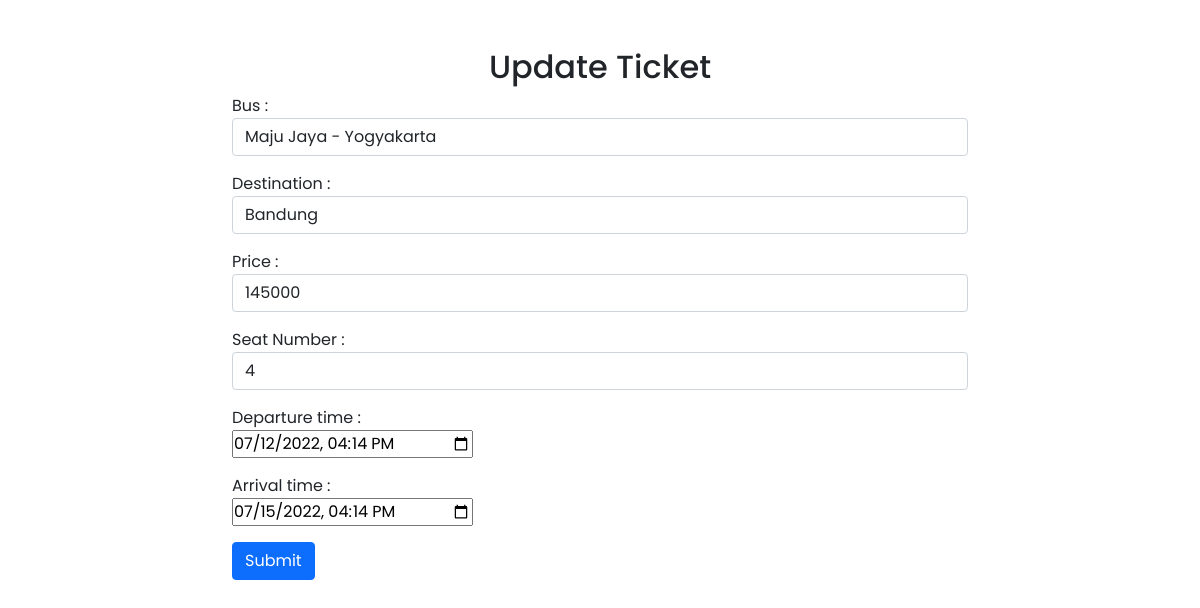
Screenshot of /update-ticket.php?ticket_id=d36383d4 (signed in) with the database file from the repository.
### tables this page shows
CREATE TABLE `ticket` (
  `ticket_id` varchar(8) NOT NULL,
  `destination_id` varchar(8) NOT NULL,
  `price` int(11) NOT NULL,
  `bus_id` varchar(8) NOT NULL,
  `seat_number` int(11) NOT NULL,
  `departure_time` text NOT NULL,
  `arrival_time` text NOT NULL
);

CREATE TABLE `bus` (
  `bus_id` varchar(8) NOT NULL,
  `bus_name` varchar(15) NOT NULL,
  `capacity` int(3) NOT NULL,
  `departure_location` varchar(50) NOT NULL,
  `bus_type` varchar(15) NOT NULL
);

CREATE TABLE `destination` (
  `destination_id` varchar(8) NOT NULL,
  `destination_name` varchar(15) NOT NULL,
  `quantity` int(11) NOT NULL,
  `terminal_name` varchar(30) NOT NULL,
  `terminal_address` varchar(30) NOT NULL
);

### update-ticket.php (the view, shortened to what this page needs)
<?php
include "./data/config.php";
if (isset($_GET['ticket_id'])) {
  $result = mysqli_query($mysqli, "SELECT *, ticket.destination_id AS destination_id, bus.bus_id AS bus_id FROM ticket JOIN destination ON (ticket.destination_id = destination.destination_id) JOIN bus ON (ticket.bus_id = bus.bus_id) WHERE ticket_id = '$_GET[ticket_id]'");
  $ticket = mysqli_fetch_array($result);
}
?>
<!DOCTYPE html>
<html lang="en">
<head>
  <link rel="stylesheet" href="style.css" />
  <link rel="stylesheet" href="https://unicons.iconscout.com/release/v4.0.0/css/line.css" />
  <link href="https://cdn.jsdelivr.net/npm/bootstrap@5.0.2/dist/css/bootstrap.min.css" rel="stylesheet">
</head>
<body>
  <section class="mt-5">
    <h2 class="text-center">Update Ticket</h2>
    <div class="container">
      <div class="row justify-content-center">
        <div class="col-md-8">
          <form method="POST">
            <div class="form-group mb-3">
              <label for="selectBus">Bus :</label>
              <select class="form-control" name="bus" id="bus" required>
                <option value="<?php echo $ticket['bus_id'] ?>"><?php echo ucwords($ticket['bus_name']) . " - " . ucwords($ticket['departure_location']); ?></option>
              </select>
            </div>
            <div class="form-group mb-3">
              <label for="selectDestination">Destination : </label>
              <select class="form-control" name="destination" id="destination" required>
                <option value="<?php echo $ticket['destination_id'] ?>"><?php echo ucwords($ticket['destination_name']); ?></option>
              </select>
            </div>
            <div class="form-group mb-3">
              <label for="priceInput">Price : </label>
              <input type="number" min="1" name="price" class="form-control" id="price" value="<?php echo $ticket['price']; ?>" placeholder=" Price..." required>
            </div>
            <div class="form-group mb-3">
              <label for="seatNumberInput">Seat Number : </label>
              <input type="number" min="1" name="seatNumber" class="form-control" id="seatNumber" value="<?php echo $ticket['seat_number']; ?>" placeholder=" Seat Number.." required>
            </div>
            <div class="form-group mb-3">
              <label for="departureTime">Departure time :</label><br>
              <input type="datetime-local" id="departureTime" value="<?php echo $ticket['departure_time']; ?>" name="departureTime">
            </div>
            <div class="form-group mb-3">
              <label for="arrivalTime">Arrival time :</label><br>
              <input type="datetime-local" id="arrivalTime" value="<?php echo $ticket['arrival_time']; ?>" name="arrivalTime">
            </div>
            <button type="submit" formmethod="POST" name="submit" value="Update" type="submit" class="btn btn-primary">Submit</button>
          </form>
        </div>
      </div>
    </div>
  </section>
</body>
</html>

### style.css (style rules this page uses)
* { margin: 0; padding: 0; box-sizing: border-box; font-family: 'Poppins', sans-serif; }
:root { --primary-color: #0e4bf1; --panel-color: #fff; --text-color: #000; --black-light-color: #707070; --border-color: #e6e5e5; --toggle-color: #ddd; --box1-color: #4da3ff; --box2-color: #ffe6ac; --box3-color: #e7d1fc; --title-icon-color: #fff; --tran-05: all 0.5s ease; --tran-03: all 0.3s ease; --tran-03: all 0.2s ease; }
body { min-height: 100vh; background-color: var(--primary-color); }

### rows the page displays
ticket: bus "Maju Jaya - Yogyakarta", destination "Bandung", price "145000", seatNumber "4", departureTime "07/12/2022 16:14", arrivalTime "07/15/2022 16:14"
